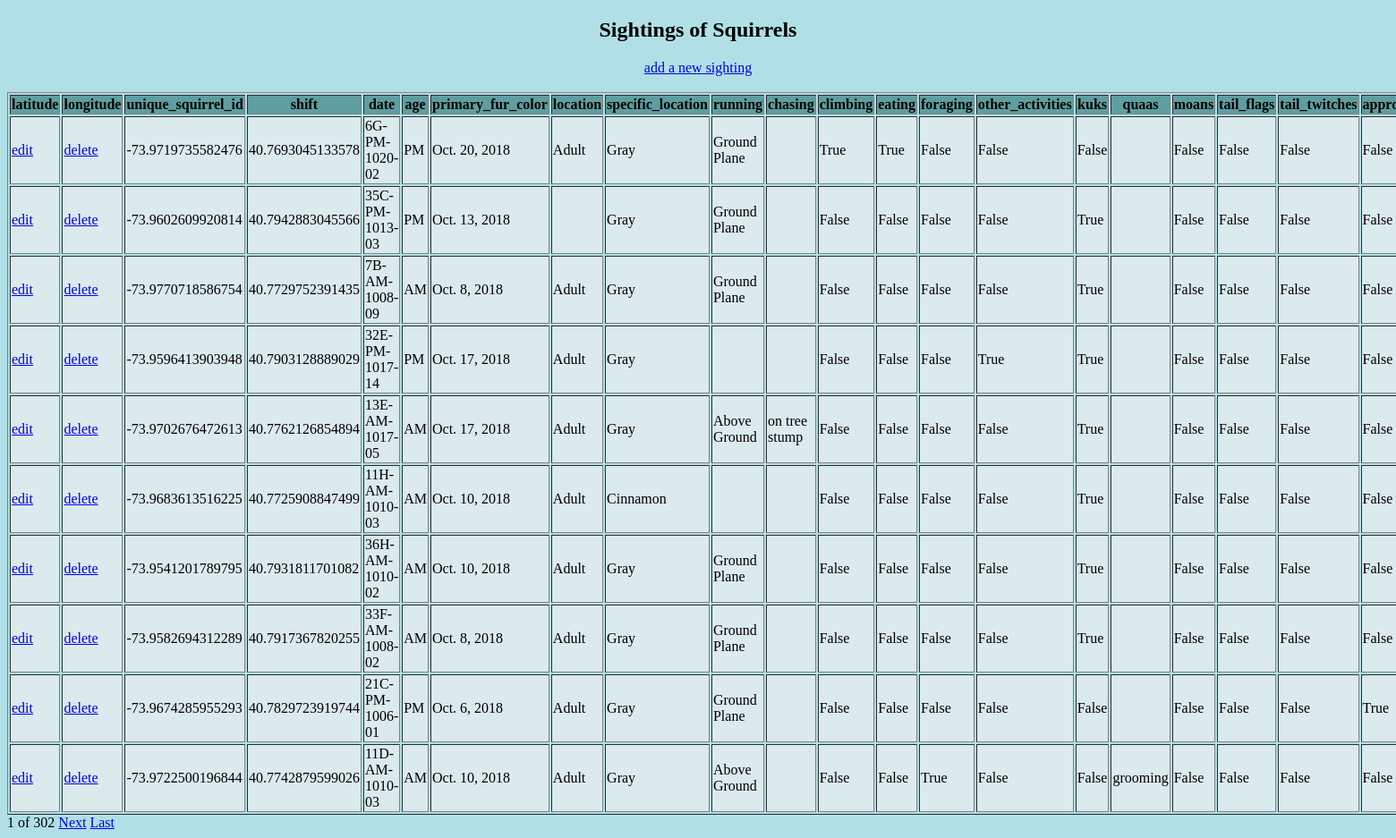
Page /myapp/sightings/ on the earlier database version.
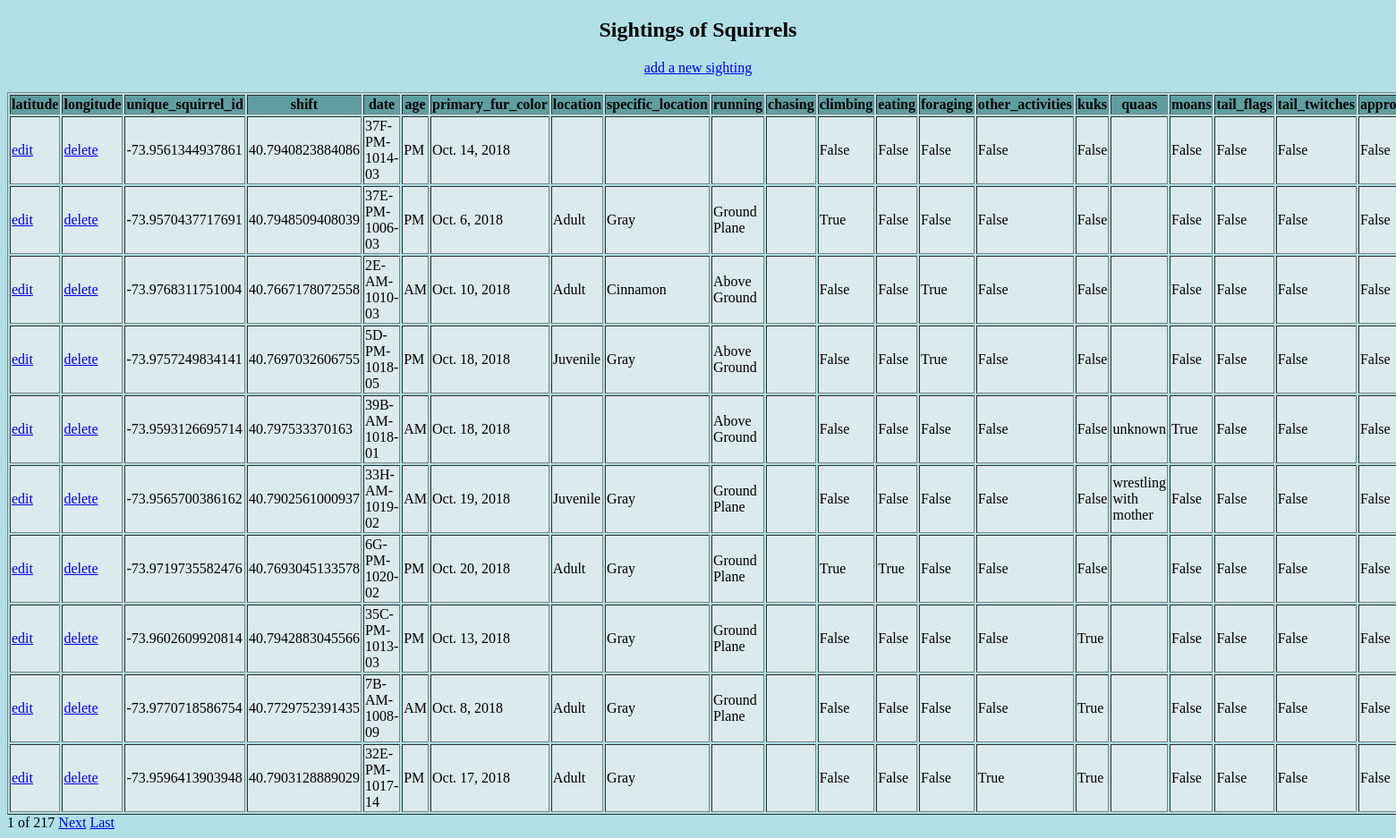
Same page on the later database version.
### myapp/models.py (models this page shows, shortened)
class squirrel_data(models.Model):
    latitude = models.FloatField(null=False, blank=False)
    longitude= models.FloatField(null=False, blank=False)
    unique_squirrel_id = models.CharField(max_length=200,unique=True,null=False, blank=False)
    shift=models.CharField(max_length=200, null=True, blank=True)
    date=models.DateField(null=True, blank=True)
    age=models.CharField(max_length=200, null=True, blank=True)
    primary_fur_color=models.CharField(max_length=200, null=True, blank=True)
    location=models.CharField(max_length=200, null=True, blank=True)
    specific_location=models.CharField(max_length=200, null=True, blank=True)
    running=models.BooleanField(null=True, blank=True)
    chasing=models.BooleanField(null=True, blank=True)
    climbing=models.BooleanField(null=True, blank=True)
    eating=models.BooleanField(null=True, blank=True)
    foraging=models.BooleanField(null=True, blank=True)
    other_activities=models.CharField(max_length=200, null=True, blank=True)
    kuks=models.BooleanField(null=True, blank=True)
    quaas=models.BooleanField(null=True, blank=True)
    moans=models.BooleanField(null=True, blank=True)
    tail_flags=models.BooleanField(null=True, blank=True)
    tail_twitches=models.BooleanField(null=True, blank=True)
    approaches=models.BooleanField(null=True, blank=True)
    indifferent=models.BooleanField(null=True, blank=True)
    runs_from=models.BooleanField(null=True, blank=True)

### myapp/views.py (the view)
# urls.py: path('sightings/', views.sightings, name = 'sightings'),
def sightings(request):
   sq_data=squirrel_data.objects.all()
   page = request.GET.get('page', 1)
   paginator = Paginator(sq_data, 10)
   try:
      users = paginator.page(page)
   except PageNotAnInteger:
      users = paginator.page(1)
   except EmptyPage:
      users = paginator.page(paginator.num_pages)
   return render(request, 'myapp/sightings.html', {'users':users})

### myapp/templates/myapp/sightings.html (shortened to what this page needs)
<!DOCTYPE html>
<html lang="en">
<head>
</head>
<body style="background-color:powderblue;">
<center><h2>Sightings of Squirrels</h2></center>
<center><a href="/myapp/sightings/add">add a new sighting</a></center>
<br>
<table border="1" class="table table-bordered">
    <thead style="background-color:cadetblue;">
    <tr>
        <th>latitude</th>
        <th>longitude</th>
        <th>unique_squirrel_id</th>
        <th>shift</th>
        <th>date</th>
        <th>age</th>
        <th>primary_fur_color</th>
        <th>location</th>
        <th>specific_location</th>
        <th>running</th>
        <th>chasing</th>
        <th>climbing</th>
        <th>eating</th>
        <th>foraging</th>
        <th>other_activities</th>
        <th>kuks</th>
        <th>quaas</th>
        <th>moans</th>
        <th>tail_flags</th>
        <th>tail_twitches</th>
        <th>approaches</th>
    </tr>
    </thead>
    <tbody  style="background-color:rgb(219, 234, 236);">
    {% for row in users %}
    <tr>
        <td><a href="/myapp/sightings/{{row.unique_squirrel_id}}/">edit</a></td>
        <td><a href="/myapp/sightings/{{row.unique_squirrel_id}}/delete/">delete</a></td>
        <td>{{row.latitude}}</td>
        <td>{{row.longitude}}</td>
        <td>{{row.unique_squirrel_id}}</td>
        <td>{{row.shift}}</td>
        <td>{{row.date}}</td>
        <td>{{row.age}}</td>
        <td>{{row.primary_fur_color}}</td>
        <td>{{row.location}}</td>
        <td>{{row.specific_location}}</td>
        <td>{{row.running}}</td>
        <td>{{row.chasing}}</td>
        <td>{{row.climbing}}</td>
        <td>{{row.eating}}</td>
        <td>{{row.foraging}}</td>
        <td>{{row.other_activities}}</td>
        <td>{{row.kuks}}</td>
        <td>{{row.quaas}}</td>
        <td>{{row.moans}}</td>
        <td>{{row.tail_flags}}</td>
    </tr>
    {% endfor %}
    </tbody>
</table>
<div class="pagination">
        <span>{{ users.number }}</span>
        <span">of</span>
        <span>{{ users.paginator.num_pages }}</span>
        {% if users.has_next %}
        <a href="?page={{ users.next_page_number }}">Next</a>
        <a href="?page={{ users.paginator.num_pages }}">Last</a>
        {% endif %}
      </div>
</body>
</html>

Differences in the rows shown:
no longer on this page (row unchanged): squirrel_data: latitude "-73.9702676472613", longitude "40.7762126854894", unique_squirrel_id "13E-AM-1017-05", shift "AM", date "Oct. 17, 2018", age "Adult", primary_fur_color "Gray", location "Above Ground", specific_location "on tree stump", running "False", chasing "False", climbing "False", eating "False", foraging "True", kuks "False", quaas "False", moans "False", tail_flags "False"
no longer on this page (row unchanged): squirrel_data: latitude "-73.9683613516225", longitude "40.7725908847499", unique_squirrel_id "11H-AM-1010-03", shift "AM", date "Oct. 10, 2018", age "Adult", primary_fur_color "Cinnamon", running "False", chasing "False", climbing "False", eating "False", foraging "True", kuks "False", quaas "False", moans "False", tail_flags "False"
no longer on this page (row unchanged): squirrel_data: latitude "-73.9541201789795", longitude "40.7931811701082", unique_squirrel_id "36H-AM-1010-02", shift "AM", date "Oct. 10, 2018", age "Adult", primary_fur_color "Gray", location "Ground Plane", running "False", chasing "False", climbing "False", eating "False", foraging "True", kuks "False", quaas "False", moans "False", tail_flags "False"
no longer on this page (row unchanged): squirrel_data: latitude "-73.9582694312289", longitude "40.7917367820255", unique_squirrel_id "33F-AM-1008-02", shift "AM", date "Oct. 8, 2018", age "Adult", primary_fur_color "Gray", location "Ground Plane", running "False", chasing "False", climbing "False", eating "False", foraging "True", kuks "False", quaas "False", moans "False", tail_flags "False"
no longer on this page (row unchanged): squirrel_data: latitude "-73.9674285955293", longitude "40.7829723919744", unique_squirrel_id "21C-PM-1006-01", shift "PM", date "Oct. 6, 2018", age "Adult", primary_fur_color "Gray", location "Ground Plane", running "False", chasing "False", climbing "False", eating "False", foraging "False", kuks "False", quaas "False", moans "False", tail_flags "True"
no longer on this page (row unchanged): squirrel_data: latitude "-73.9722500196844", longitude "40.7742879599026", unique_squirrel_id "11D-AM-1010-03", shift "AM", date "Oct. 10, 2018", age "Adult", primary_fur_color "Gray", location "Above Ground", running "False", chasing "False", climbing "True", eating "False", foraging "False", other_activities "grooming", kuks "False", quaas "False", moans "False", tail_flags "False"
added squirrel_data: latitude "-73.9561344937861", longitude "40.7940823884086", unique_squirrel_id "37F-PM-1014-03", shift "PM", date "Oct. 14, 2018", running "False", chasing "False", climbing "False", eating "False", foraging "False", kuks "False", quaas "False", moans "False", tail_flags "False"
added squirrel_data: latitude "-73.9570437717691", longitude "40.7948509408039", unique_squirrel_id "37E-PM-1006-03", shift "PM", date "Oct. 6, 2018", age "Adult", primary_fur_color "Gray", location "Ground Plane", running "True", chasing "False", climbing "False", eating "False", foraging "False", kuks "False", quaas "False", moans "False", tail_flags "False"
added squirrel_data: latitude "-73.9768311751004", longitude "40.7667178072558", unique_squirrel_id "2E-AM-1010-03", shift "AM", date "Oct. 10, 2018", age "Adult", primary_fur_color "Cinnamon", location "Above Ground", running "False", chasing "False", climbing "True", eating "False", foraging "False", kuks "False", quaas "False", moans "False", tail_flags "False"
added squirrel_data: latitude "-73.9757249834141", longitude "40.7697032606755", unique_squirrel_id "5D-PM-1018-05", shift "PM", date "Oct. 18, 2018", age "Juvenile", primary_fur_color "Gray", location "Above Ground", running "False", chasing "False", climbing "True", eating "False", foraging "False", kuks "False", quaas "False", moans "False", tail_flags "False"
added squirrel_data: latitude "-73.9593126695714", longitude "40.797533370163", unique_squirrel_id "39B-AM-1018-01", shift "AM", date "Oct. 18, 2018", location "Above Ground", running "False", chasing "False", climbing "False", eating "False", foraging "False", other_activities "unknown", kuks "True", quaas "False", moans "False", tail_flags "False"
added squirrel_data: latitude "-73.9565700386162", longitude "40.7902561000937", unique_squirrel_id "33H-AM-1019-02", shift "AM", date "Oct. 19, 2018", age "Juvenile", primary_fur_color "Gray", location "Ground Plane", running "False", chasing "False", climbing "False", eating "False", foraging "False", other_activities "wrestling with mother", kuks "False", quaas "False", moans "False", tail_flags "False"
Other differences:
{{ users.paginator.num_pages }}: "302" → "217"
